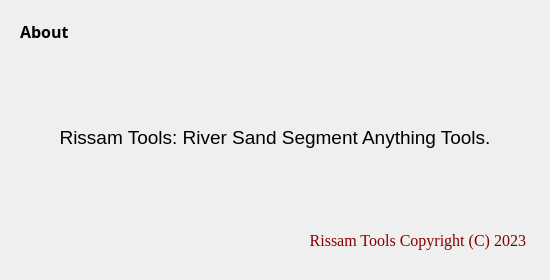
<?xml version="1.0" encoding="UTF-8"?>
<ui version="4.0">
 <class>Dialog</class>
 <widget class="QDialog" name="Dialog">
  <property name="geometry">
   <rect>
    <x>0</x>
    <y>0</y>
    <width>550</width>
    <height>280</height>
   </rect>
  </property>
  <property name="minimumSize">
   <size>
    <width>550</width>
    <height>280</height>
   </size>
  </property>
  <property name="maximumSize">
   <size>
    <width>550</width>
    <height>280</height>
   </size>
  </property>
  <property name="windowTitle">
   <string>about</string>
  </property>
  <layout class="QVBoxLayout" name="verticalLayout">
   <item>
    <widget class="QWidget" name="widget" native="true">
     <layout class="QVBoxLayout" name="verticalLayout_2">
      <property name="spacing">
       <number>0</number>
      </property>
      <property name="leftMargin">
       <number>0</number>
      </property>
      <property name="topMargin">
       <number>0</number>
      </property>
      <property name="rightMargin">
       <number>0</number>
      </property>
      <property name="bottomMargin">
       <number>0</number>
      </property>
      <item>
       <widget class="QWidget" name="widget_2" native="true">
        <property name="maximumSize">
         <size>
          <width>16777215</width>
          <height>40</height>
         </size>
        </property>
        <layout class="QHBoxLayout" name="horizontalLayout">
         <item>
          <widget class="QLabel" name="label">
           <property name="maximumSize">
            <size>
             <width>16777215</width>
             <height>50</height>
            </size>
           </property>
           <property name="font">
            <font>
             <family>Arial Black</family>
             <pointsize>12</pointsize>
             <weight>75</weight>
             <bold>true</bold>
            </font>
           </property>
           <property name="text">
            <string>About</string>
           </property>
          </widget>
         </item>
        </layout>
       </widget>
      </item>
      <item>
       <widget class="QWidget" name="widget_3" native="true">
        <property name="font">
         <font>
          <family>Times New Roman</family>
          <pointsize>12</pointsize>
         </font>
        </property>
        <layout class="QVBoxLayout" name="verticalLayout_3">
         <item>
          <widget class="QLabel" name="label_2">
           <property name="font">
            <font>
             <family>Arial</family>
             <pointsize>14</pointsize>
            </font>
           </property>
           <property name="text">
            <string>Rissam Tools: River Sand Segment Anything Tools.</string>
           </property>
           <property name="alignment">
            <set>Qt::AlignCenter</set>
           </property>
          </widget>
         </item>
         <item>
          <widget class="QLabel" name="label_4">
           <property name="maximumSize">
            <size>
             <width>16777215</width>
             <height>40</height>
            </size>
           </property>
           <property name="layoutDirection">
            <enum>Qt::LeftToRight</enum>
           </property>
           <property name="styleSheet">
            <string notr="true">color: rgb(133, 0, 0);</string>
           </property>
           <property name="text">
            <string>Rissam Tools Copyright (C) 2023 </string>
           </property>
           <property name="alignment">
            <set>Qt::AlignRight|Qt::AlignTrailing|Qt::AlignVCenter</set>
           </property>
          </widget>
         </item>
        </layout>
       </widget>
      </item>
     </layout>
    </widget>
   </item>
  </layout>
 </widget>
 <resources>
  <include location="../icons.qrc"/>
 </resources>
 <connections/>
</ui>
